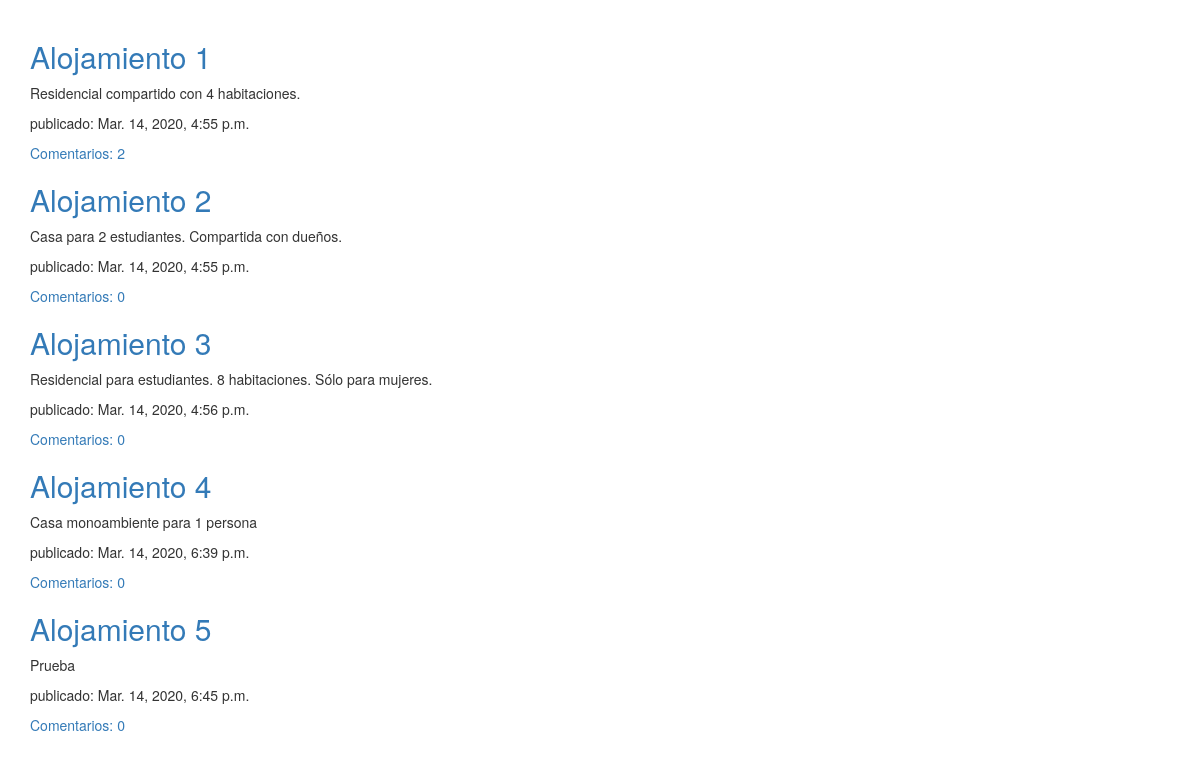
/alojamientos/, run on the app's committed database.
### blog/models.py (models this page shows, shortened)
class Post(models.Model):
    author = models.ForeignKey('auth.User', on_delete=models.CASCADE)
    title = models.CharField(max_length=200)
    text = models.TextField()
    created_date = models.DateTimeField(
            default=timezone.now)
    published_date = models.DateTimeField(
            blank=True, null=True)
    def approved_comments(self):
        return self.comments.filter(approved_comment=True)

### blog/views.py (the view)
# urls.py: path('', views.post_list, name='post_list'),
def post_list(request):
    posts = Post.objects.filter(published_date__lte=timezone.now()).order_by('published_date')
    return render(request, 'blog/post_list.html', {'posts': posts})

### blog/templates/blog/post_list.html (shortened to what this page needs)
﻿{% extends 'blog/base.html' %}
    {% block content %}
       {% for post in posts %}
<div>
    <h2><a href="{% url 'post_detail' pk=post.pk %}">{{ post.title }}</a></h2>
    <p>{{ post.text|linebreaksbr }}</p>
    <p> publicado: {{ post.published_date }}</p>
    <a href="{% url 'post_detail' pk=post.pk %}">Comentarios: {{ post.approved_comments.count }}</a>
</div>
       {% endfor %}
    {% endblock %}

### blog/templates/blog/base.html (shortened to what this page needs)
﻿{% load static %}
<!DOCTYPE html>
<html lang="en" xmlns="http://www.w3.org/1999/xhtml">
<head>
    <link rel="stylesheet" href="//maxcdn.bootstrapcdn.com/bootstrap/3.2.0/css/bootstrap.min.css">
    <link rel="stylesheet" href="//maxcdn.bootstrapcdn.com/bootstrap/3.2.0/css/bootstrap-theme.min.css">
    <link rel="stylesheet" href="{% static 'css/blog.css' %}">
</head>
<body>
    <div class="content container">
        <div class="row">
            <div class="col-md-8">
                {% block content %}
                {% endblock %}
            </div>
        </div>
    </div>
</body>
</html>

### data on the page
Post: title "Alojamiento 1", text "Residencial compartido con 4 habitaciones.", published_date "Mar. 14, 2020, 4:55 p.m.", approved_comments.count "2"
Post: title "Alojamiento 2", text "Casa para 2 estudiantes. Compartida con dueños.", published_date "Mar. 14, 2020, 4:55 p.m.", approved_comments.count "0"
Post: title "Alojamiento 3", text "Residencial para estudiantes. 8 habitaciones. Sólo para mujeres.", published_date "Mar. 14, 2020, 4:56 p.m.", approved_comments.count "0"
Post: title "Alojamiento 4", text "Casa monoambiente para 1 persona", published_date "Mar. 14, 2020, 6:39 p.m.", approved_comments.count "0"
Post: title "Alojamiento 5", text "Prueba", published_date "Mar. 14, 2020, 6:45 p.m.", approved_comments.count "0"
